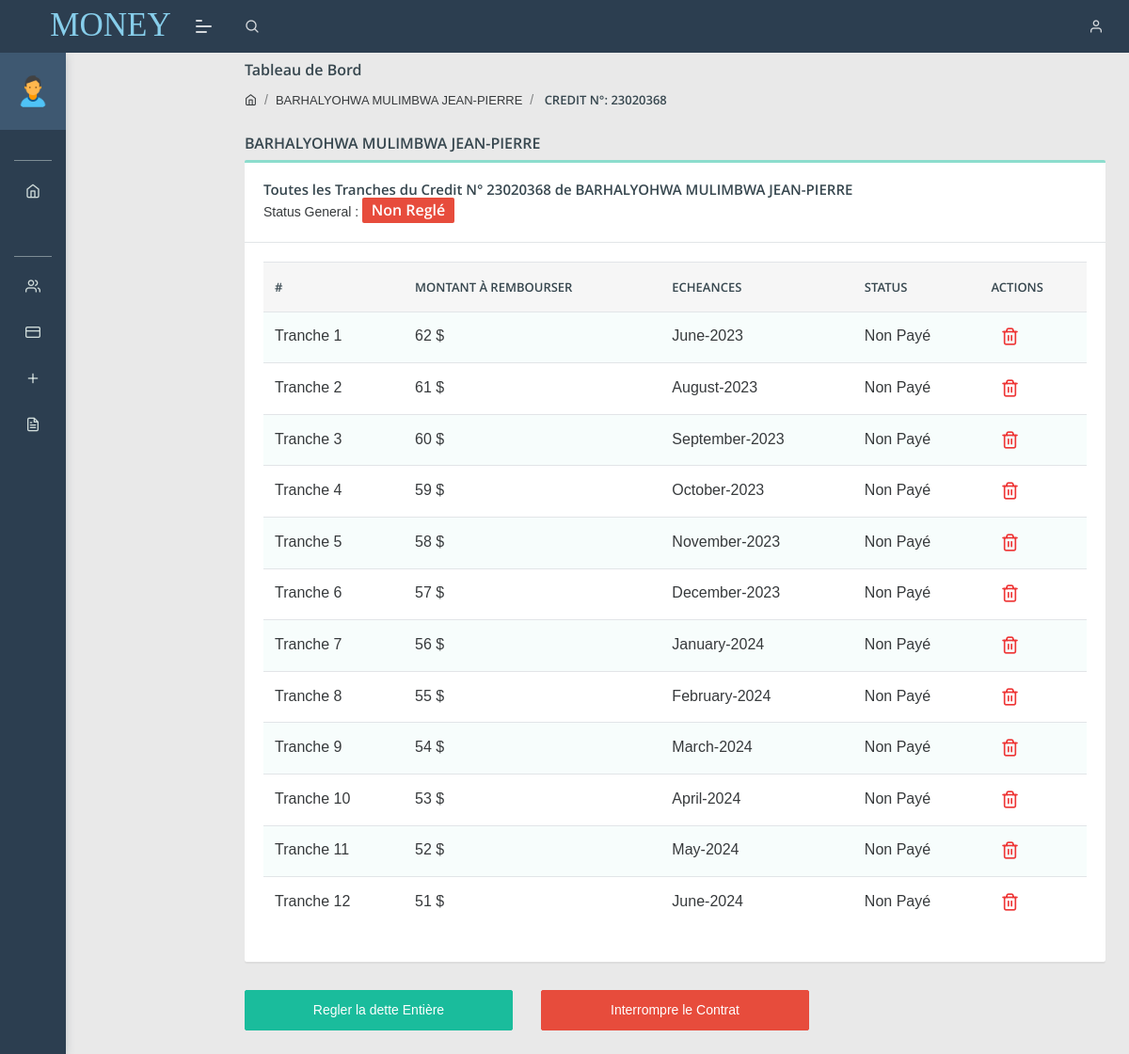
The page /single_credit_details?id=23020368 (signed in) on the database its author committed.
### tables this page shows
CREATE TABLE `credit` (
  `id` int(50) NOT NULL,
  `cr_member_id` varchar(100) NOT NULL,
  `gen_credit_id` varchar(50) NOT NULL,
  `gen_credit_amount` double NOT NULL,
  `tranches` int(11) NOT NULL,
  `tranche_number` varchar(50) NOT NULL,
  `due_month` varchar(200) NOT NULL,
  `due_amount` double NOT NULL,
  `month_due_interet` double NOT NULL,
  `stamp` timestamp NOT NULL DEFAULT current_timestamp() ON UPDATE current_timestamp(),
  `due_monthly_account_status` varchar(100) NOT NULL,
  `gen_account_status` varchar(100) NOT NULL
);

CREATE TABLE `membres` (
  `id` varchar(50) NOT NULL,
  `fname` varchar(100) NOT NULL,
  `postnom` varchar(100) NOT NULL,
  `prenom` varchar(100) NOT NULL,
  `sex` varchar(100) NOT NULL,
  `bplace` varchar(100) NOT NULL,
  `bday` date NOT NULL,
  `phone` varchar(15) NOT NULL,
  `member_type` varchar(20) NOT NULL,
  `adress` varchar(200) NOT NULL,
  `parts` int(11) NOT NULL
);

### single_credit_details.php (the view, shortened to what this page needs)
<?php
include './headers.php';
require './db/db.php';
 ?>
<body class="">
    <?php
    include './navbar.php';
    ?>
    <div class="separator" style="height:40px;"></div>
    <?php
$idd=$_GET['id'];
$id=mysqli_real_escape_string($conn, $idd);
$sqlquery="SELECT *, SUM(month_due_interet) FROM credit JOIN membres ON credit.cr_member_id=membres.id WHERE gen_credit_id='$id' GROUP BY gen_credit_id";
$result=mysqli_query($conn, $sqlquery);
$count=mysqli_num_rows($result);
if($count> 0){
while($row=mysqli_fetch_assoc($result)){
$names=$row['fname'].' '.$row['postnom'].' '.$row['prenom'];
$gen_status=$row['gen_account_status'];
}}
?>
    <div class="pcoded-main-container">
        <div class="pcoded-content">
            <div class="page-header">
                <div class="page-block">
                    <div class="row align-items-center">
                        <div class="col-md-12">
                            <div class="page-header-title">
                                <h5 class="m-b-10">Tableau de Bord</h5>
                            </div>
                            <ul class="breadcrumb">
                                <li class="breadcrumb-item"><a href="index"><i class="feather icon-home"></i></a></li>
                                <li class="breadcrumb-item"><a href="#!"><?php echo $names ?></a></li>
                                <li class="breadcrumb-item"><a href="#!"> CREDIT N°: <?php echo $id ?></a></li>
                            </ul>
                        </div>
                    </div>
                </div>
            </div>
            <h5 class="d-center"> <?php echo $names ?></h5>
            <div class="row">
                <div class="col-xl-12">
                    <div class="card">
                        <div class="card-header">
                            <h5> Toutes les Tranches du Credit N° <?php echo $id ?> de <?php echo $names ?></h5>
                            <br>Status General :
                            <?php if($gen_status=="Reglé")
                             { echo '<span class="badge badge-success" style="font-size:16px;"><b>'.$gen_status.'</b></span>';
                             } else{ echo '<span class="badge badge-danger" style="font-size:16px;"><b>'.$gen_status.'</b></span>';} ?>
                        </div>
                        <div class="card-body table-border-style">
                            <div class="table-responsive">
                                <table class="table table-striped">
                                    <thead>
                                        <tr>
                                            <th>#</th>
                                            <th>Montant à Rembourser</th>
                                            <th>ECHEANCES</th>
                                            <th>STATUS</th>
                                            <th class="hidden">Actions</th>
                                        </tr>
                                    </thead>
                                    <tbody>
                                        <?php
                                        $sqlquery="SELECT * FROM `credit` WHERE `gen_credit_id`='$id' order by due_amount DESC ";
                                        $result=mysqli_query($conn, $sqlquery);
                                        $count=mysqli_num_rows($result);
                                        if($count> 0){
                                          while($rows=mysqli_fetch_assoc($result)){
                                            ?>
                                        <tr>
                                            <td><?php echo $rows['tranche_number']  ?> </td>
                                            <td><?php echo $rows['due_amount'] ?> $</td>
                                            <td><?php echo $rows['due_month'] ?></td>
                                            <td><?php echo $rows['due_monthly_account_status'] ?> </td>
                                            <td class="hidden"><a style="color:red"
                                                    href="single_duplicate?id=<?php echo $rows['id'] ?> && gen_id=<?php echo $id ?>"><i
                                                        class="feather icon-trash-2"
                                                        style="color: rgb(238, 54, 54); font-size: 20px;padding: 5px; margin:5px"></i></a>
                                            </td>
                                        </tr>
                                        <?php }} ?>
                                    </tbody>
                                </table>
                            </div>
                        </div>
                    </div>
                </div>
                <?php  if ($gen_status=='Non Reglé') { ?>
                <div class="col-md-4">
                    <a href="./pay_general_bill?id=<?php echo $id ?>" style="width:100%; float:right"
                        class="btn btn-primary">Regler la dette Entière</a></td>
                </div>
                <div class="col-md-4">
                    <a href="./interrompre_contrat?id=<?php echo $id ?>" style="width:100%; float:right"
                        class="btn btn-danger">Interrompre le Contrat</a></td>
                </div>
                <?php        } ?>
            </div>
        </div>
    </div>
</body>
</html>

### rows shown on the page
credit: membres.fname+postnom+prenom "BARHALYOHWA MULIMBWA JEAN-PIERRE", gen_account_status "Non Reglé", tranche_number "Tranche 2", due_amount "61", due_month "August-2023", due_monthly_account_status "Non Payé"
credit: tranche_number "Tranche 1", due_amount "62", due_month "June-2023", due_monthly_account_status "Non Payé"
credit: tranche_number "Tranche 3", due_amount "60", due_month "September-2023", due_monthly_account_status "Non Payé"
credit: tranche_number "Tranche 4", due_amount "59", due_month "October-2023", due_monthly_account_status "Non Payé"
credit: tranche_number "Tranche 5", due_amount "58", due_month "November-2023", due_monthly_account_status "Non Payé"
credit: tranche_number "Tranche 6", due_amount "57", due_month "December-2023", due_monthly_account_status "Non Payé"
credit: tranche_number "Tranche 7", due_amount "56", due_month "January-2024", due_monthly_account_status "Non Payé"
credit: tranche_number "Tranche 8", due_amount "55", due_month "February-2024", due_monthly_account_status "Non Payé"
credit: tranche_number "Tranche 9", due_amount "54", due_month "March-2024", due_monthly_account_status "Non Payé"
credit: tranche_number "Tranche 10", due_amount "53", due_month "April-2024", due_monthly_account_status "Non Payé"
credit: tranche_number "Tranche 11", due_amount "52", due_month "May-2024", due_monthly_account_status "Non Payé"
credit: tranche_number "Tranche 12", due_amount "51", due_month "June-2024", due_monthly_account_status "Non Payé"

### other values the page prints
$id "23020368"
